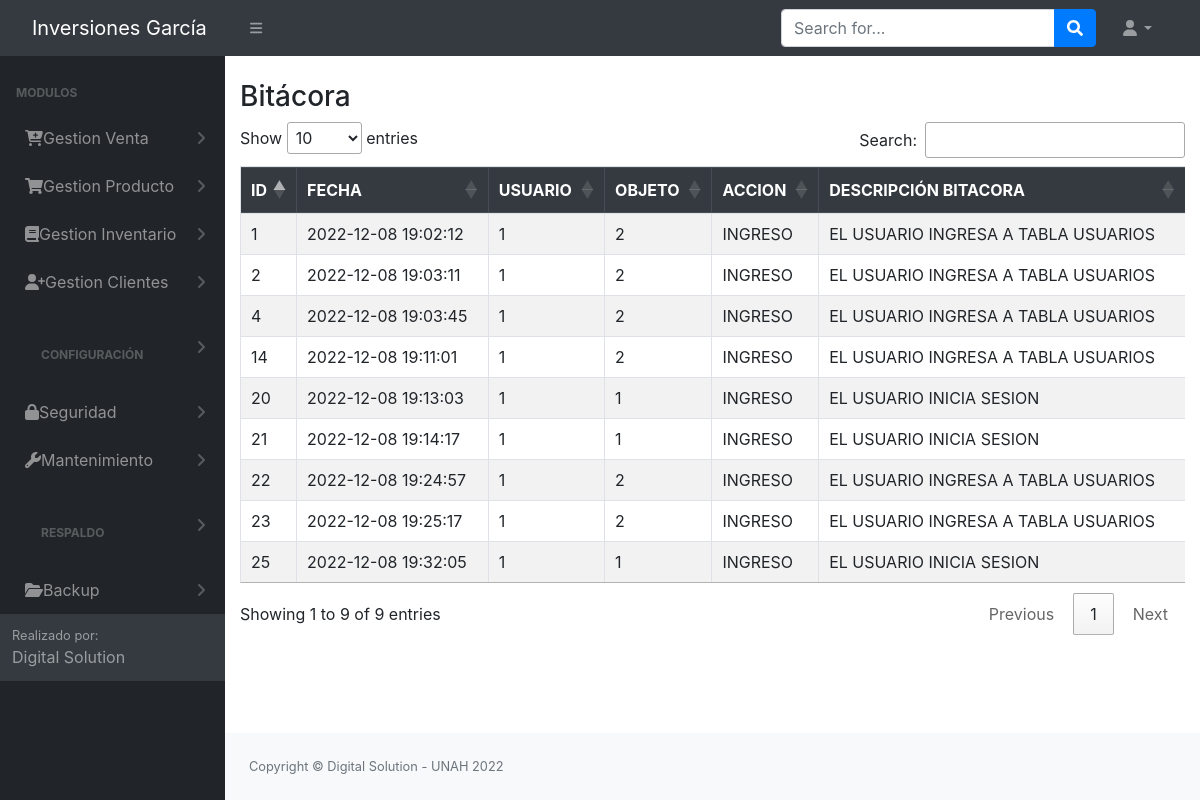
The app's page /Login/bitacora.php (signed in) with its own data.
### tables this page shows
CREATE TABLE `tbl_permisos` (
  `id_permiso` int(11) NOT NULL AUTO_INCREMENT,
  `id_rol` int(11) NOT NULL,
  `permiso_insercion` int(11) NOT NULL,
  `permiso_eliminacion` int(11) NOT NULL,
  `permiso_modificar` int(11) NOT NULL,
  `permiso_consultar` int(11) NOT NULL,
  `id_objeto` int(11) NOT NULL,
  `pdf` int(11) NOT NULL,
  PRIMARY KEY (`id_permiso`),
  KEY `id_objeto` (`id_objeto`),
  KEY `id_rol` (`id_rol`)
);

CREATE TABLE `tbl_modulos` (
  `id_objeto` int(11) NOT NULL AUTO_INCREMENT,
  `Objeto` varchar(100) NOT NULL,
  `descripcion_objeto` varchar(30) NOT NULL,
  `id_padre` int(11) NOT NULL,
  `URL` varchar(100) NOT NULL,
  PRIMARY KEY (`id_objeto`)
);

CREATE TABLE `tbl_bitacora` (
  `id` int(11) NOT NULL AUTO_INCREMENT,
  `fecha` timestamp NOT NULL DEFAULT current_timestamp() ON UPDATE current_timestamp(),
  `id_usuario` int(11) NOT NULL,
  `id_objeto` int(11) NOT NULL,
  `accion` varchar(20) NOT NULL,
  `descripcion` varchar(80) NOT NULL,
  PRIMARY KEY (`id`),
  KEY `id_usuario` (`id_usuario`),
  KEY `id_objeto` (`id_objeto`),
  KEY `id_usuario_2` (`id_usuario`),
  CONSTRAINT `tbl_bitacora_ibfk_1` FOREIGN KEY (`id_usuario`) REFERENCES `tbl_usuario` (`id_usuario`)
);

CREATE TABLE `tbl_usuario` (
  `id_usuario` int(11) NOT NULL AUTO_INCREMENT,
  `nombre` varchar(100) NOT NULL,
  `correo` varchar(100) NOT NULL,
  `usuario` varchar(20) NOT NULL,
  `clave` varchar(50) NOT NULL,
  `id_rol` int(11) NOT NULL,
  `fecha_ultima_conexion` timestamp NOT NULL DEFAULT current_timestamp() ON UPDATE current_timestamp(),
  `preguntas_contestadas` int(11) NOT NULL,
  `primer_ingreso` int(11) NOT NULL,
  `fecha_vencimiento` date NOT NULL DEFAULT '0000-00-00',
  `id_estado` int(11) NOT NULL,
  `id_empleado` int(11) NOT NULL,
  PRIMARY KEY (`id_usuario`),
  KEY `id_rol` (`id_rol`),
  KEY `estado` (`id_estado`),
  KEY `id_empleado` (`id_empleado`),
  CONSTRAINT `tbl_usuario_ibfk_1` FOREIGN KEY (`id_estado`) REFERENCES `tbl_estado` (`id_estado`),
  CONSTRAINT `tbl_usuario_ibfk_2` FOREIGN KEY (`id_rol`) REFERENCES `tbl_roles` (`id_rol`)
);

### config/conex.php (called while the page is built, shortened)
<?php
     function getConexion()
    {
        $db = new PDO('mysql:host=localhost:3306;dbname=bd_inversiones_garcia', 'root', '');
        return $db;
    }
?>

### controladores/controlador_bitacora.php (called while the page is built, shortened)
<?php
   require_once '../modelos/modelo_bitacora.php';
    function traerBitacora(){
        $modeloBitacora = new bitacora();
        $resultado = $modeloBitacora->get_bitacora();
        return $resultado;
    }
?>

### modelos/modelo_bitacora.php (called while the page is built, shortened)
<?php
class bitacora
{
    private $db;
    private $bitacora;
    public function __construct()
    {
        $this->db = getConexion();
        $this->bitacora = array();
    }
    private function setNames()
    {
        return $this->db->query("SET NAMES 'utf8'");
    }
    public function get_bitacora(){
        $this->db = getConexion();
        self::setNames();
        $sql = "SELECT b.id as id, b.fecha AS fecha, b.fecha AS fecha, u.id_usuario AS id_usuario, m.id_objeto AS id_objeto,
        b.accion AS accion, b.descripcion AS descripcion
        FROM tbl_bitacora as b inner join tbl_usuario as u on b.id_usuario = u.id_usuario
        inner join tbl_modulos as m on b.id_objeto = m.id_objeto;";
        $resultado = $this->db->query($sql);
        foreach ($resultado as $resp) {
            $this->bitacora[] = $resp;
        }
        return $this->bitacora;
        $this->db = null;
    }
}
?>

### Login/bitacora.php (the view, shortened to what this page needs)
<?php
include_once "../Login/header.php";
include_once '../controladores/controlador_bitacora.php';
?>
<div class="container-fluid">
    <div class="page-title">
        <div class="title_left">
            <h3>Bitácora</h3>
        </div>
    </div>
    <div class="row">
        <div class="col-lg-12">
            <div class="table-responsive">
                <table class="table table-striped table-bordered" id="table">
                    <thead class="thead-dark">
                        <tr>
                            <th>ID</th>
                            <th>FECHA</th>
                            <th>USUARIO</th>
                            <th>OBJETO</th>
                            <th>ACCION</th>
                            <th>DESCRIPCIÓN BITACORA</th>
                        </tr>
                    </thead>
                    <tbody>
                        <?php
                        $resultado = traerBitacora();
                        foreach ($resultado as $Bitacora) {
                            echo "<tr>";
                            echo "<td>" . $Bitacora['id'] . "</td>";
                            echo "<td>" . $Bitacora['fecha'] . "</td>";
                            echo "<td>" . $Bitacora['id_usuario'] . "</td>";
                            echo "<td>" . $Bitacora['id_objeto'] . "</td>";
                            echo "<td>" . $Bitacora['accion'] . "</td>";
                            echo "<td>" . $Bitacora['descripcion'] . "</td>";
                            echo "</tr>";
                        }
                        ?>
                    </tbody>
                </table>
            </div>
        </div>
    </div>
</div>
<?php include_once "../Login/footer.php"; ?>

### Login/header.php (shortened to what this page needs)
<?php
include '../config/conn.php';
?>
<!DOCTYPE html>
<html lang="en">
    <head>
        <link href="https://cdn.jsdelivr.net/npm/simple-datatables@latest/dist/style.css" rel="stylesheet" />
        <link href="../dist/css/styles.css" rel="stylesheet" />
        <link rel="stylesheet" href="../Login/vendors/x/dist/notiflix-3.2.5.min.css" />
        <link rel="stylesheet" href="https://cdnjs.cloudflare.com/ajax/libs/twitter-bootstrap/4.1.3/css/bootstrap.css">
        <link rel="stylesheet" href="https://cdn.datatables.net/1.10.20/css/dataTables.bootstrap4.min.css">
        <link rel="stylesheet" type="text/css" href="assets/css/main.css">
        <link rel="stylesheet" type="text/css" href="assets/css/style.css">
        <link href="https://cdn.jsdelivr.net/npm/bootstrap@5.1.3/dist/css/bootstrap.min.css" rel="stylesheet">
        <link href="../dist/css/contenedor.css" rel="stylesheet" />
        <link href="../Login/vendors/bootstrap/dist/css/bootstrap.min.css" rel="stylesheet">
        <link rel="stylesheet" href="../Login/vendors/notiflix/dist/notiflix-3.2.5.min.css" />
        <link rel="stylesheet" href="https://cdnjs.cloudflare.com/ajax/libs/font-awesome/5.7.2/css/all.min.css" />
        <link rel="stylesheet" href="https://cdnjs.cloudflare.com/ajax/libs/simple-line-icons/2.4.1/css/simple-line-icons.css" />
        <link rel="stylesheet" href="https://cdn.datatables.net/1.10.19/css/jquery.dataTables.min.css" />
        <link rel="stylesheet" href="https://cdn.datatables.net/buttons/1.5.6/css/buttons.dataTables.min.css" />
    </head>
    <body class="sb-nav-fixed">
        <nav class="sb-topnav navbar navbar-expand navbar-dark bg-dark">
            <a class="navbar-brand ps-3" id="titulo_menu" href="../dist/home.php">  Inversiones García  </a>
            <button class="btn btn-link btn-sm order-1 order-lg-0 me-4 me-lg-0" id="sidebarToggle" href="#!"><i class="fas fa-bars"></i></button>
            <form class="d-none d-md-inline-block form-inline ms-auto me-0 me-md-3 my-2 my-md-0">
                <div class="input-group">
                    <input class="form-control" type="text" placeholder="Search for..." aria-label="Search for..." aria-describedby="btnNavbarSearch" />
                    <button class="btn btn-primary" id="btnNavbarSearch" type="button"><i class="fas fa-search"></i></button>
                </div>
            </form>
            <ul class="navbar-nav ms-auto ms-md-0 me-3 me-lg-4">
                <li class="nav-item dropdown">
                    <a class="nav-link dropdown-toggle" id="navbarDropdown" href="#" role="button" data-bs-toggle="dropdown" aria-expanded="false"><i class="fas fa-user fa-fw"></i></a>
                </li>
            </ul>
        </nav>
        <div id="layoutSidenav">
            <div id="layoutSidenav_nav">
                <nav class="sb-sidenav accordion sb-sidenav-dark" id="sidenavAccordion">
                    <div class="sb-sidenav-menu">
                        <div class="nav">
                            <div class="sb-sidenav-menu-heading">Modulos</div>
                            <?php
                            $rol = $_SESSION['rol'];
                            $result = mysqli_query($conn, "select * from tbl_modulos tm inner join tbl_permisos tp ON tm.ID_OBJETO = tp.ID_OBJETO where tm.ID_PADRE = 0 and tp.permiso_consultar = 1 and tp.ID_ROL = '$rol'"); ?>
                            <?php foreach ($result as $i) : ?>
                                <a class="nav-link collapsed" href="#" data-bs-toggle="collapse" data-bs-target="#pagesCollapsePersonas<?= $i['id_objeto'] ?>" aria-expanded="false" aria-controls="pagesCollapseError">
                                    &nbsp;&nbsp;<?= $i['Objeto'] ?>
                                    <div class="sb-sidenav-collapse-arrow"><i class="fas fa-angle-down"></i></div>
                                </a>
                            <?php endforeach; ?>
                    </div>
                    <div class="sb-sidenav-footer">
                        <div class="small">Realizado por:</div>
                        Digital Solution
                    </div>
                </nav>
            </div>
            <div id="layoutSidenav_content"> <br>

### src/assets/css/style.css (style rules this page uses)
.row { display: -webkit-box; display: -ms-flexbox; display: flex; -ms-flex-wrap: wrap; flex-wrap: wrap; margin-right: -5px; margin-left: -5px; }

### records on screen
tbl_permisos: id_objeto.Objeto "Gestion Venta"
tbl_permisos: id_objeto.Objeto "Gestion Producto"
tbl_permisos: id_objeto.Objeto "Gestion Inventario"
tbl_permisos: id_objeto.Objeto "Gestion Clientes"
tbl_permisos: id_objeto.Objeto "CONFIGURACIÓN"
tbl_permisos: id_objeto.Objeto "Seguridad"
tbl_permisos: id_objeto.Objeto "Mantenimiento"
tbl_permisos: id_objeto.Objeto "RESPALDO"
tbl_permisos: id_objeto.Objeto "Backup"
tbl_bitacora: id "1", fecha "2022-12-08 19:02:12", id_usuario.id_usuario "1", id_objeto.id_objeto "2", accion "INGRESO", descripcion "EL USUARIO INGRESA A TABLA USUARIOS"
tbl_bitacora: id "2", fecha "2022-12-08 19:03:11", id_usuario.id_usuario "1", id_objeto.id_objeto "2", accion "INGRESO", descripcion "EL USUARIO INGRESA A TABLA USUARIOS"
tbl_bitacora: id "4", fecha "2022-12-08 19:03:45", id_usuario.id_usuario "1", id_objeto.id_objeto "2", accion "INGRESO", descripcion "EL USUARIO INGRESA A TABLA USUARIOS"
tbl_bitacora: id "14", fecha "2022-12-08 19:11:01", id_usuario.id_usuario "1", id_objeto.id_objeto "2", accion "INGRESO", descripcion "EL USUARIO INGRESA A TABLA USUARIOS"
tbl_bitacora: id "20", fecha "2022-12-08 19:13:03", id_usuario.id_usuario "1", id_objeto.id_objeto "1", accion "INGRESO", descripcion "EL USUARIO INICIA SESION"
tbl_bitacora: id "21", fecha "2022-12-08 19:14:17", id_usuario.id_usuario "1", id_objeto.id_objeto "1", accion "INGRESO", descripcion "EL USUARIO INICIA SESION"
tbl_bitacora: id "22", fecha "2022-12-08 19:24:57", id_usuario.id_usuario "1", id_objeto.id_objeto "2", accion "INGRESO", descripcion "EL USUARIO INGRESA A TABLA USUARIOS"
tbl_bitacora: id "23", fecha "2022-12-08 19:25:17", id_usuario.id_usuario "1", id_objeto.id_objeto "2", accion "INGRESO", descripcion "EL USUARIO INGRESA A TABLA USUARIOS"
tbl_bitacora: id "25", fecha "2022-12-08 19:32:05", id_usuario.id_usuario "1", id_objeto.id_objeto "1", accion "INGRESO", descripcion "EL USUARIO INICIA SESION"
